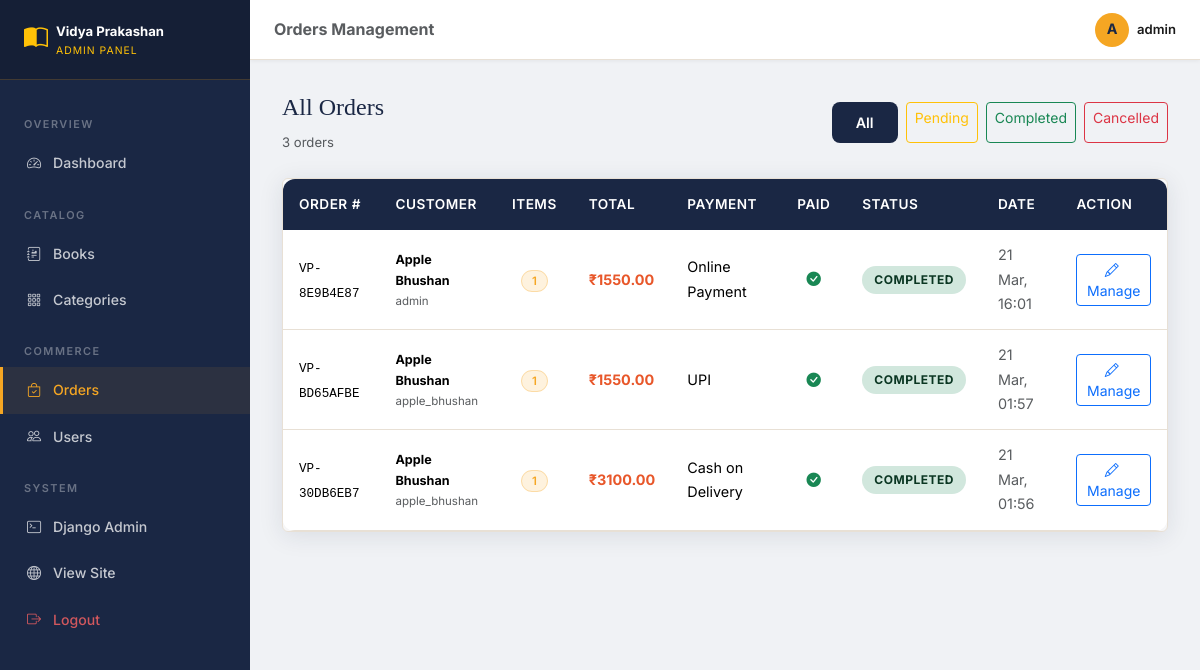
The page /adminpanel/orders/ (signed in) on the database its author committed.
### orders/models.py (models this page shows, shortened)
class Order(models.Model):
    STATUS_CHOICES = [
        ('pending', 'Pending'),
        ('completed', 'Completed'),
        ('cancelled', 'Cancelled'),
    ]
    PAYMENT_CHOICES = [
        ('cod', 'Cash on Delivery'),
        ('online', 'Online Payment'),
        ('upi', 'UPI'),
    ]
    order_number = models.CharField(
        max_length=20, unique=True, blank=True,
        help_text="Auto-generated unique order number"
    )
    user = models.ForeignKey(User, on_delete=models.CASCADE, related_name='orders')
    status = models.CharField(max_length=20, choices=STATUS_CHOICES, default='pending')
    payment_method = models.CharField(max_length=20, choices=PAYMENT_CHOICES, default='cod')
    is_paid = models.BooleanField(default=False)
    full_name = models.CharField(max_length=200)
    email = models.EmailField()
    phone = models.CharField(max_length=15)
    address = models.TextField()
    city = models.CharField(max_length=100)
    state = models.CharField(max_length=100)
    pincode = models.CharField(max_length=10)
    total_amount = models.DecimalField(max_digits=10, decimal_places=2, default=0)
    discount = models.DecimalField(max_digits=8, decimal_places=2, default=0)
    created_at = models.DateTimeField(auto_now_add=True)
    updated_at = models.DateTimeField(auto_now=True)
    class Meta:
        ordering = ['-created_at']

### adminpanel/views.py (the view)
# urls.py: path('orders/', AdminOrderListView.as_view(), name='admin_order_list'),
@method_decorator(staff_required, name='dispatch')
class AdminOrderListView(View):
    def get(self, request):
        orders = Order.objects.select_related('user').all()
        status_filter = request.GET.get('status', '')
        if status_filter:
            orders = orders.filter(status=status_filter)
        return render(request, 'adminpanel/order_list.html', {
            'orders': orders,
            'status_filter': status_filter
        })

### adminpanel/views.py (called while the page is built)
def is_staff(user):
    return user.is_authenticated and user.is_staff

### books/context_processors.py (called while the page is built)
def nav_categories(request):
    categories = Category.objects.all()[:8]
    return {'nav_categories': categories}

### cart/context_processors.py (called while the page is built)
def cart_count(request):
    count = 0
    if request.user.is_authenticated:
        try:
            cart = Cart.objects.get(user=request.user)
            count = cart.get_item_count()
        except Cart.DoesNotExist:
            count = 0
    return {'cart_count': count}

### cart/models.py (called while the page is built)
    def get_item_count(self):
        return self.items.count()

### templates/adminpanel/order_list.html (shortened to what this page needs)
{% extends 'adminpanel/base_admin.html' %}
{% block page_title %}Orders Management{% endblock %}
{% block content %}
<div class="d-flex justify-content-between align-items-center mb-4">
  <div>
    <h4 style="font-family:'Playfair Display',serif;color:var(--vp-primary);">All Orders</h4>
    <p class="text-muted small mb-0">{{ orders.count }} order{{ orders.count|pluralize }}</p>
  </div>
  <div class="d-flex gap-2">
    <a href="/adminpanel/orders/" class="btn btn-sm {% if not status_filter %}btn-vp-primary{% else %}btn-outline-secondary{% endif %}">All</a>
    <a href="/adminpanel/orders/?status=pending" class="btn btn-sm {% if status_filter == 'pending' %}btn-warning{% else %}btn-outline-warning{% endif %}">Pending</a>
    <a href="/adminpanel/orders/?status=completed" class="btn btn-sm {% if status_filter == 'completed' %}btn-success{% else %}btn-outline-success{% endif %}">Completed</a>
    <a href="/adminpanel/orders/?status=cancelled" class="btn btn-sm {% if status_filter == 'cancelled' %}btn-danger{% else %}btn-outline-danger{% endif %}">Cancelled</a>
  </div>
</div>
<div class="bg-white rounded overflow-hidden" style="border:1px solid var(--vp-border);box-shadow:var(--vp-shadow);">
  <table class="table table-hover mb-0 vp-table">
    <thead>
      <tr>
        <th>Order #</th>
        <th>Customer</th>
        <th>Items</th>
        <th>Total</th>
        <th>Payment</th>
        <th>Paid</th>
        <th>Status</th>
        <th>Date</th>
        <th>Action</th>
      </tr>
    </thead>
    <tbody>
      {% for order in orders %}
      <tr>
        <td><a href="/adminpanel/orders/{{ order.pk }}/" class="text-decoration-none"><code>{{ order.order_number }}</code></a></td>
        <td>
          <div class="fw-bold small">{{ order.full_name }}</div>
          <div class="text-muted" style="font-size:0.72rem;">{{ order.user.username }}</div>
        </td>
        <td class="text-center"><span class="badge-vp">{{ order.items.count }}</span></td>
        <td class="fw-bold" style="color:var(--vp-accent);">₹{{ order.total_amount }}</td>
        <td class="small">{{ order.get_payment_method_display }}</td>
        <td class="text-center">
          {% if order.is_paid %}
            <i class="bi bi-check-circle-fill text-success"></i>
          {% else %}
            <i class="bi bi-x-circle text-muted"></i>
          {% endif %}
        </td>
        <td><span class="order-status status-{{ order.status }}">{{ order.get_status_display }}</span></td>
        <td class="small text-muted">{{ order.created_at|date:"d M, H:i" }}</td>
        <td>
          <a href="/adminpanel/orders/{{ order.pk }}/" class="btn btn-sm btn-outline-primary">
            <i class="bi bi-pencil me-1"></i>Manage
          </a>
        </td>
      </tr>
      {% empty %}
      <tr>
        <td colspan="9" class="text-center py-5 text-muted">
          <i class="bi bi-bag-x display-4 d-block mb-3"></i>No orders found.
        </td>
      </tr>
      {% endfor %}
    </tbody>
  </table>
</div>
{% endblock %}

### templates/adminpanel/base_admin.html (shortened to what this page needs)
<!DOCTYPE html>
<html lang="en">
<head>
  <link href="https://cdn.jsdelivr.net/npm/bootstrap@5.3.2/dist/css/bootstrap.min.css" rel="stylesheet">
  <link rel="stylesheet" href="https://cdn.jsdelivr.net/npm/bootstrap-icons@1.11.3/font/bootstrap-icons.min.css">
  <link rel="stylesheet" href="/static/css/main.css">
</head>
<body>
<div class="admin-sidebar">
  <div class="admin-sidebar-brand">
    <div class="d-flex align-items-center gap-2">
      <i class="bi bi-book-half fs-4 text-warning"></i>
      <div>
        <div class="text-white fw-bold small">Vidya Prakashan</div>
        <div class="text-warning" style="font-size:0.65rem;letter-spacing:1px;">ADMIN PANEL</div>
      </div>
    </div>
  </div>
  <nav class="mt-3">
    <div class="admin-nav-section">Overview</div>
    <div class="admin-nav-item">
      <a href="/adminpanel/" class="{% if request.resolver_match.url_name == 'admin_dashboard' %}active{% endif %}">
        <i class="bi bi-speedometer2"></i> Dashboard
      </a>
    </div>
    <div class="admin-nav-section">Catalog</div>
    <div class="admin-nav-item">
      <a href="/adminpanel/books/" class="{% if 'admin_book' in request.resolver_match.url_name %}active{% endif %}">
        <i class="bi bi-journal-richtext"></i> Books
      </a>
    </div>
    <div class="admin-nav-item">
      <a href="/adminpanel/categories/" class="{% if 'admin_category' in request.resolver_match.url_name %}active{% endif %}">
        <i class="bi bi-grid-3x3-gap"></i> Categories
      </a>
    </div>
    <div class="admin-nav-section">Commerce</div>
    <div class="admin-nav-item">
      <a href="/adminpanel/orders/" class="{% if 'admin_order' in request.resolver_match.url_name %}active{% endif %}">
        <i class="bi bi-bag-check"></i> Orders
      </a>
    </div>
    <div class="admin-nav-item">
      <a href="/adminpanel/users/" class="{% if 'admin_user' in request.resolver_match.url_name %}active{% endif %}">
        <i class="bi bi-people"></i> Users
      </a>
    </div>
    <div class="admin-nav-section">System</div>
    <div class="admin-nav-item">
      <a href="/django-admin/">
        <i class="bi bi-terminal"></i> Django Admin
      </a>
    </div>
    <div class="admin-nav-item">
      <a href="/">
        <i class="bi bi-globe"></i> View Site
      </a>
    </div>
    <div class="admin-nav-item">
      <a href="/accounts/logout/" style="color:rgba(255,100,100,0.8)!important;">
        <i class="bi bi-box-arrow-right"></i> Logout
      </a>
    </div>
  </nav>
</div>
<div class="admin-topbar">
  <div class="d-flex align-items-center gap-3 w-100">
    <h6 class="mb-0 fw-bold text-muted">{% block page_title %}Dashboard{% endblock %}</h6>
    <div class="ms-auto d-flex align-items-center gap-3">
      <div class="d-flex align-items-center gap-2">
        <div class="user-avatar" style="width:34px;height:34px;font-size:0.9rem;">{{ user.username|first|upper }}</div>
        <span class="small fw-semibold">{{ user.get_full_name|default:user.username }}</span>
      </div>
    </div>
  </div>
</div>
<div class="admin-content" style="margin-top:60px;">
  {% block content %}{% endblock %}
</div>
</body>
</html>

### static/css/main.css (style rules this page uses)
:root { --vp-primary: #1a2744; --vp-secondary: #f5a623; --vp-accent: #e8572a; --vp-bg: #faf8f5; --vp-card-bg: #ffffff; --vp-text: #1a1a1a; --vp-muted: #6c757d; --vp-border: #e8e0d5; --vp-shadow: 0 4px 24px rgba(26,39,68,0.10); --vp-shadow-lg: 0 12px 48px rgba(26,39,68,0.18); --font-display: 'Playfair Display', Georgia, serif; --font-body: 'Inter', system-ui, sans-serif; --radius: 12px; --radius-sm: 8px; --transition: all 0.25s ease; }
*, *::before, *::after { box-sizing: border-box; }
body { font-family: var(--font-body); background: var(--vp-bg); color: var(--vp-text); font-size: 15px; line-height: 1.7; }
h1, h2, h3, h4, h5 { font-family: var(--font-display); color: var(--vp-primary); line-height: 1.3; }
a { color: inherit; text-decoration: none; }
.user-avatar { width: 32px; height: 32px; background: var(--vp-secondary); border-radius: 50%; display: flex; align-items: center; justify-content: center; font-weight: 700; font-size: 0.85rem; color: var(--vp-primary); }
.btn-vp-primary { background: var(--vp-primary); color: #fff; border: none; border-radius: var(--radius-sm); padding: 0.6rem 1.5rem; font-weight: 600; font-size: 0.9rem; transition: var(--transition); }
.vp-table { background: var(--vp-card-bg); border-radius: var(--radius); overflow: hidden; box-shadow: var(--vp-shadow); }
.vp-table th { background: var(--vp-primary); color: #fff; font-weight: 600; font-size: 0.85rem; text-transform: uppercase; letter-spacing: 0.5px; border: none; padding: 0.9rem 1rem; }
.vp-table td { vertical-align: middle; font-size: 0.9rem; border-color: var(--vp-border); padding: 0.8rem 1rem; }
.admin-sidebar { background: var(--vp-primary); min-height: 100vh; width: 250px; position: fixed; top: 0; left: 0; z-index: 100; padding: 0; overflow-y: auto; }
.admin-content { margin-left: 250px; padding: 2rem; min-height: 100vh; }
.admin-sidebar-brand { background: rgba(0,0,0,0.2); padding: 1.2rem 1.5rem; border-bottom: 1px solid rgba(245,166,35,0.2); }
.admin-nav-item a { display: flex; align-items: center; gap: 0.75rem; padding: 0.7rem 1.5rem; color: rgba(255,255,255,0.75); font-size: 0.88rem; font-weight: 500; transition: var(--transition); border-left: 3px solid transparent; }
.admin-nav-item a:hover, .admin-nav-item a.active { color: var(--vp-secondary); background: rgba(245,166,35,0.08); border-left-color: var(--vp-secondary); }
.admin-nav-section { padding: 1.2rem 1.5rem 0.4rem; font-size: 0.68rem; text-transform: uppercase; letter-spacing: 1.5px; color: rgba(255,255,255,0.35); font-weight: 600; }
.order-status { display: inline-block; padding: 4px 12px; border-radius: 50px; font-size: 0.75rem; font-weight: 700; text-transform: uppercase; letter-spacing: 0.5px; }
.status-completed { background: #d1e7dd; color: #0a3622; }
.badge-vp { background: rgba(245,166,35,0.15); color: var(--vp-secondary); border: 1px solid rgba(245,166,35,0.3); font-size: 0.72rem; padding: 3px 10px; border-radius: 50px; font-weight: 600; }

### templates/adminpanel/base_admin.html (style rules this page uses)
body { background: #f0f2f5; font-family: 'Inter', sans-serif; }
.admin-topbar { background: #fff; border-bottom: 1px solid #e8e0d5; height: 60px; display: flex; align-items: center; padding: 0 1.5rem; position: fixed; top: 0; left: 250px; right: 0; z-index: 99; box-shadow: 0 1px 4px rgba(0,0,0,0.06); }

### rows shown on the page
Order: order_number "VP-8E9B4E87", full_name "Apple Bhushan", user.username "admin", items.count "1", total_amount "1550.00", payment_method "Online Payment", is_paid True (drawn), status "COMPLETED", created_at "21 Mar, 16:01"
Order: order_number "VP-BD65AFBE", full_name "Apple Bhushan", user.username "apple_bhushan", items.count "1", total_amount "1550.00", payment_method "UPI", is_paid True (drawn), status "COMPLETED", created_at "21 Mar, 01:57"
Order: order_number "VP-30DB6EB7", full_name "Apple Bhushan", user.username "apple_bhushan", items.count "1", total_amount "3100.00", payment_method "Cash on Delivery", is_paid True (drawn), status "COMPLETED", created_at "21 Mar, 01:56"

### other values the page prints
{{ user.username|first|upper }} "A"
{{ user.get_full_name|default:user.username }} "admin"
{{ orders.count }} "3"
